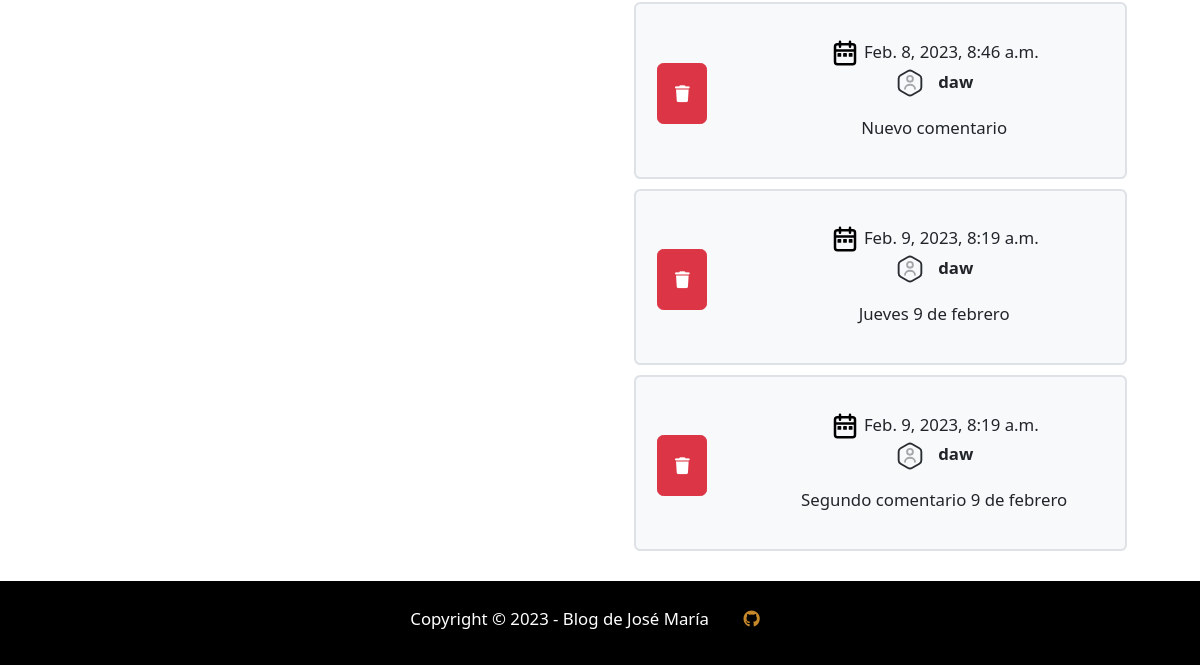
Before: /post/8/edit/ (signed in, lower part) with the older database file.
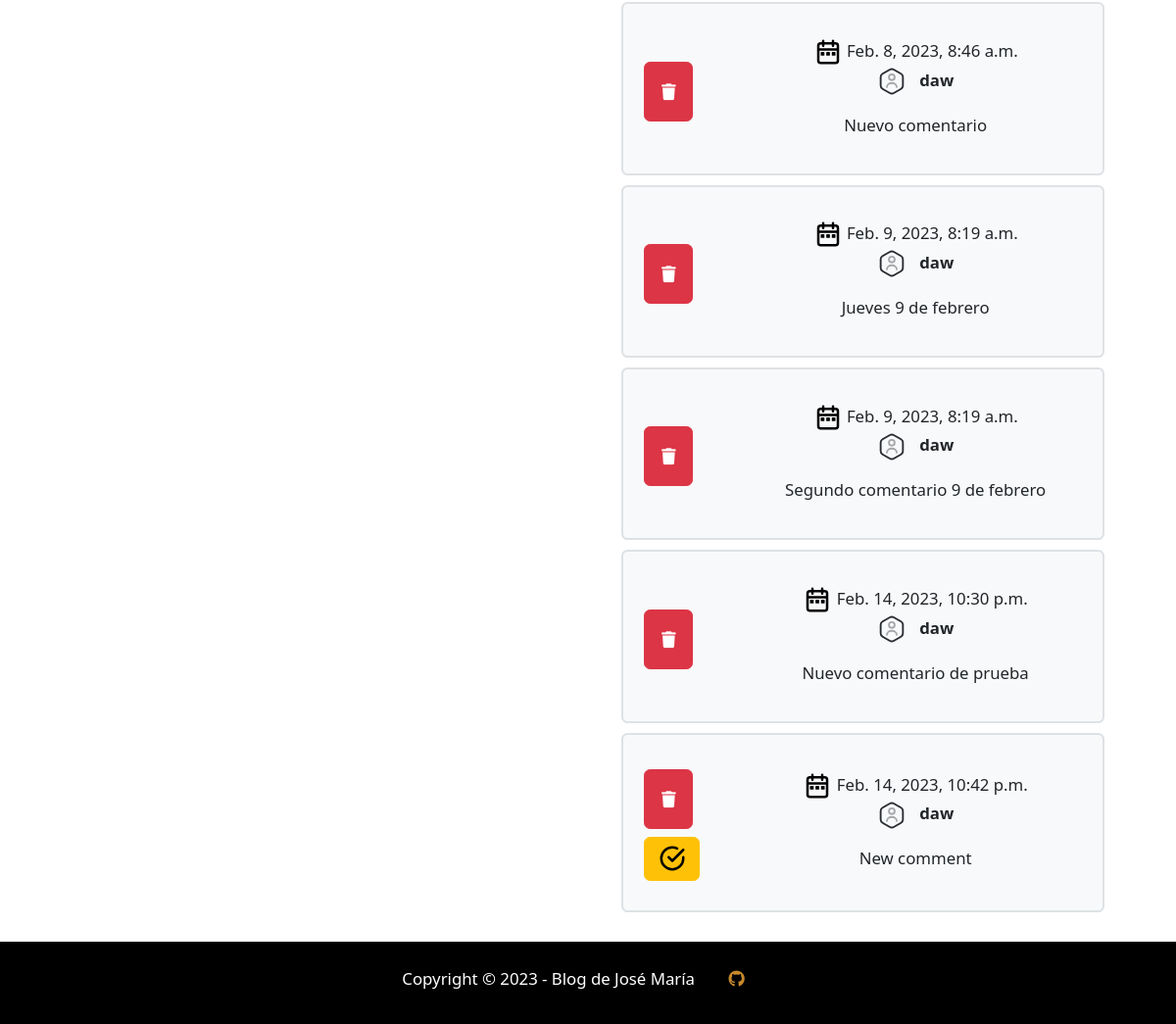
After: the same page with the newer database file.
### blog/models.py (models this page shows, shortened)
class Comment(models.Model):
    post = models.ForeignKey('blog.Post', on_delete=models.CASCADE, related_name='comments')
    author = models.CharField(max_length=200)
    text = models.TextField()
    created_date = models.DateTimeField(default=timezone.now)
    approved_comment = models.BooleanField(default=False)

### blog/views.py (the view)
# urls.py: path('post/<int:pk>/edit/', views.post_edit, name='post_edit'),
@login_required
def post_edit(request, pk):
    post = get_object_or_404(Post, pk=pk)
    if request.method == "POST":
        form = PostForm(request.POST, instance=post)
        if form.is_valid():
            post = form.save(commit=False)
            post.author = request.user
            post.published_date = timezone.now()
            post.save()
            return redirect('post_detail', pk=post.pk)
    else:
        form = PostForm(request.POST, instance=post)
    return render(request, 'blog/post_edit.html', {'form': form, 'post':post})

### blog/templates/blog/post_edit.html (shortened to what this page needs)
{% extends 'blog/base.html' %}
{% load static %}
{% block content %}
<div class="row justify-content-center g-2">
  <div class="col">
  </div>
  <div class="col">
      <div data-gb-custom-block data-tag="for">
        {% for comment in post.comments.all %}
            {% if user.is_authenticated or comment.approved_comment %}
            <div class="card bg-light border border-2">
              <div class="row justify-content-evenly align-items-center pt-4">
                <div class="col col-2">
                  <div class="comment-actions">
                    <a class="btn btn-danger m-0 p-3" href="{% url 'comment_remove' pk=comment.pk %}"><i style="padding: 0px; margin: 0px;" class="fa-solid fa-trash"></i></a>
                    {% if not comment.approved_comment %}
                      <a class="btn btn-warning m-0 mt-2" href="{% url 'comment_approve' pk=comment.pk %}"><img src="{% static 'img/check.svg' %}" class="icon"></a>
                    {% endif %}
                  </div>
                </div>
                <div class="col col-9 p-0">
                  <div class="card-body m-0 pt-2 pb-0 g-2">
                    <img src="{% static 'img/date.svg' %}" class="icon"> {{ comment.created_date }}
                    <p><strong><img src="{% static 'img/user.svg' %}" class="icon"> &nbsp; {{ comment.author }}</strong></p>
                    <p>{{ comment.text }}</p>
                  </div>
                </div>
            </div>
          </div>
            {% endif %}
        {% empty %}
            <p>No comments here yet :(</p>
        {% endfor %}
    </div>
  </div>
</div>
{% endblock %}

Changed rows visible on the page:
added Comment: created_date "Feb. 14, 2023, 10:30 p.m.", author "daw", text "Nuevo comentario de prueba"
added Comment: approved_comment False (drawn), created_date "Feb. 14, 2023, 10:42 p.m.", author "daw", text "New comment"
